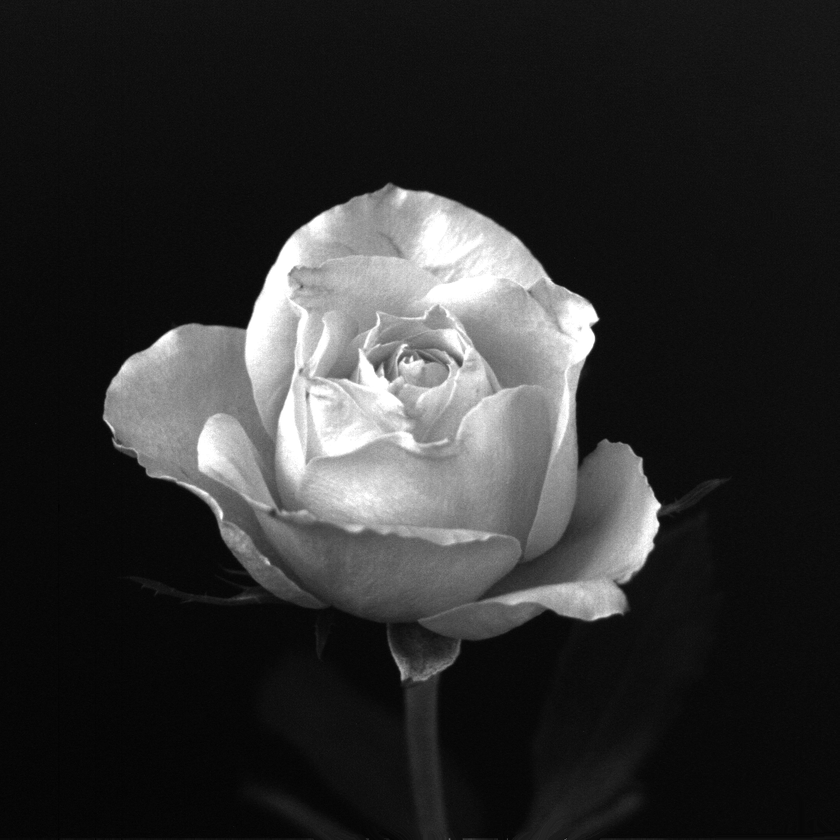
#> input picture 数字图像处理/flower.tif, 840 x 840 px, shrunk from 1024 x 1024 before the run
$ python ImageProcessingTest4_accumulativeHistogram.py
#> lines starting #> are read from the running program, lines starting #| are printed output that depends on the picture
import cv2
import numpy as np
from matplotlib import pyplot as plt

if __name__ == '__main__':
    img = cv2.imread('flower.tif', 0)
#> img is the input picture: shape (840, 840); min 0, max 255, mean 46.8
    # flatten() 将数组变成一维
    hist, bins = np.histogram(img.flatten(), 256, [0, 256])
#> hist = 256 values, max 49818 at index 14, min 1 at index 0, mean 2756.2; bins = 257 values from 0 to 256
    # 计算累积分布图
    cdf = hist.cumsum()
#> cdf = 256 values from 1 to 705600
    cdf_normalized = cdf * hist.max() / cdf.max()
#> cdf_normalized = 256 values from 0.0706 to 49818
    # print(cdf_normalized)
    plt.plot(cdf_normalized, color='b')
    plt.hist(img.flatten(), 256, [0, 256], color='r')
    plt.xlim([0, 256])
    plt.legend(('cdf', 'histogram'), loc='upper left')
    plt.show()
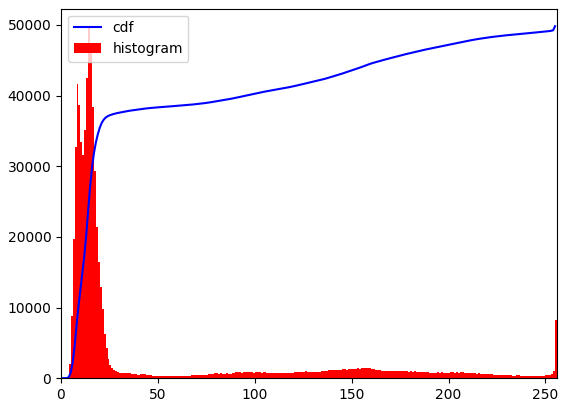
#> figure drawn by matplotlib, 1 panel; tallest bar 49818 high, from x = 14 to 15; curve peaks at x = 255, y = 49818
